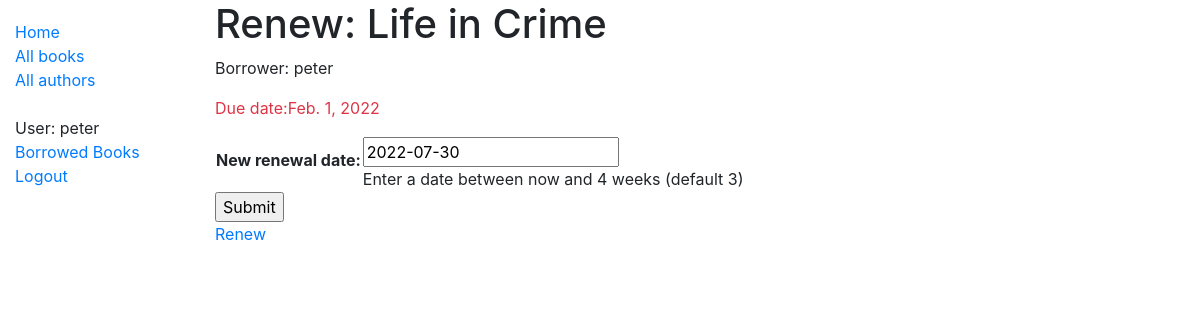
Screenshot of /book/cdaf3131-49e5-42b0-873b-2c9df08d1766/renew/ (signed in) with the database file from the repository.
### catalog/models.py (models this page shows, shortened)
class BookInstance(Model):
    LOAN_STATUS = (
        ('m', 'Maintenance'),
        ('o', 'On Loan'),
        ('a', 'Available'),
        ('r', 'Reserved'),
    )
    id = UUIDField(primary_key=True, default=uuid.uuid4, help_text='Unique id for this book across entire library')
    book = ForeignKey('Book', on_delete=RESTRICT, null=True)
    imprint = CharField(max_length=200)
    borrower = ForeignKey(User, on_delete=SET_NULL, null=True, blank=True)
    due_back = DateField(null=True, blank=True)
    status = CharField(max_length=1, choices=LOAN_STATUS, blank=True, default='m', help_text='Book availability')
    class Meta:
        ordering = ['due_back']
        """
          Check whether the current user has a particular permission using the
          specific variable name associated with the django "app"
          e.g. {{ perms.catalog.can_mark_returned }}


          Permissions can be tested in a view (FBV) using the permission required decorator
          or in a CBV using PermissionRequiredMixin. See views.py
        """
        permissions = (('can_mark_returned', "Set book as returned"),)
    @property
    def is_overdue(self):
        if self.due_back and date.today() > self.due_back:
            return True
        return False

class Book(Model):
    title = CharField(max_length=200)
    author = ForeignKey('Author', on_delete=SET_NULL, null=True)
    summary = TextField(max_length=1000, help_text='Enter a brief description of the book')
    isbn = CharField('ISBN', max_length=13, unique=True, help_text='13 Character <a '
                                                                   'href="https://www.isbn-international.org/content'
                                                                   '/what-isbn">ISBN number</a>')
    genre = ManyToManyField(Genre, help_text='Select a genre for this book')
    def display_genre(self):
        return ', '.join(genre.name for genre in self.genre.all()[:3])
    display_genre.short_description = 'Genre'
    class Meta:
        ordering = ['title']

### catalog/views.py (the view, shortened to what this page needs)
# urls.py: path('book/<uuid:pk>/renew/', renew_book_librarian2, name='renew-book'),
@login_required
@permission_required('catalog.can_mark_returned', raise_exception=True)
def renew_book_librarian2(request, pk):
    book_instance = get_object_or_404(BookInstance, pk=pk)
    proposed_renewal_date = datetime.date.today() + datetime.timedelta(weeks=3)
    form = RenewBookModelForm(initial={'due_back': proposed_renewal_date})
    return render(request, 'catalog/book_renewal.html', {
        'form': form,
        'book_instance': book_instance
    })

### catalog/forms.py (shortened to what this page needs)
class RenewBookModelForm(ModelForm):
    class Meta:
        model = BookInstance
        fields = ['due_back']
        labels = {
            'due_back': 'New renewal date'
        }
        help_texts = {
            'due_back': "Enter a date between now and 4 weeks (default 3)"
        }

### catalog/templates/catalog/book_renewal.html (shortened to what this page needs)
{% extends 'base.html' %}
{% block content %}
    <h1>Renew: {{ book_instance.book.title }}</h1>
    <p>Borrower: {{ book_instance.borrower }}</p>
    <p {% if book_instance.is_overdue %}class="text-danger"{% endif %}>Due date:{{ book_instance.due_back }}</p>
    <form action="" method="post">
    <table>
        {{ form.as_table }}
    </table>
    <input type="submit" value="Submit">
    </form>
    {% if perms.catalog.can_mark_returned %}
        <a href="{% url 'renew-book' book_instance.id %}">Renew</a>
    {% endif %}
{% endblock %}

### catalog/templates/base.html (shortened to what this page needs)
{% load static %}
<!DOCTYPE html>
<html lang="en">
<head>
<link rel="stylesheet" href="https://cdn.jsdelivr.net/npm/bootstrap@4.5.3/dist/css/bootstrap.min.css">
<link rel="stylesheet" href="{% static 'css/app.css' %}">
</head>
<body>
<div class="container-fluid">
    <div class="row">
      <div class="col-sm-2">
{% block sidebar %}
    <ul class="sidebar-nav">
        <li><a href="{% url 'index' %}">Home</a></li>
        <li><a href="{% url 'books' %}">All books</a></li>
        <li><a href="{% url 'authors' %}">All authors</a></li>
        <br>
        {% if request.user.is_authenticated %}
            <li>User: {{ request.user.username }}</li>
            <li><a href="{% url 'my-borrowed-books' %}">Borrowed Books</a> </li>
            <li><a href="{% url 'logout' %}?next={{ request.path }}">Logout</a> </li>
            {% else %}
            <li><a href="{% url 'login' %}?next={{ request.path }}">Login</a> </li>
        {% endif %}
    </ul>
{% endblock %}
      </div>
    <div class="col-sm-10 ">
{% block content %}{% endblock %}
    </div></div></div>
</body>
</html>

### static/css/app.css (style rules this page uses)
.sidebar-nav { margin-top: 20px; padding: 0; list-style: none; }

### rows the page displays
BookInstance: book "Life in Crime", borrower "peter", due_back "Feb. 1, 2022"

### other values shown
{{ request.user.username }} "peter"
